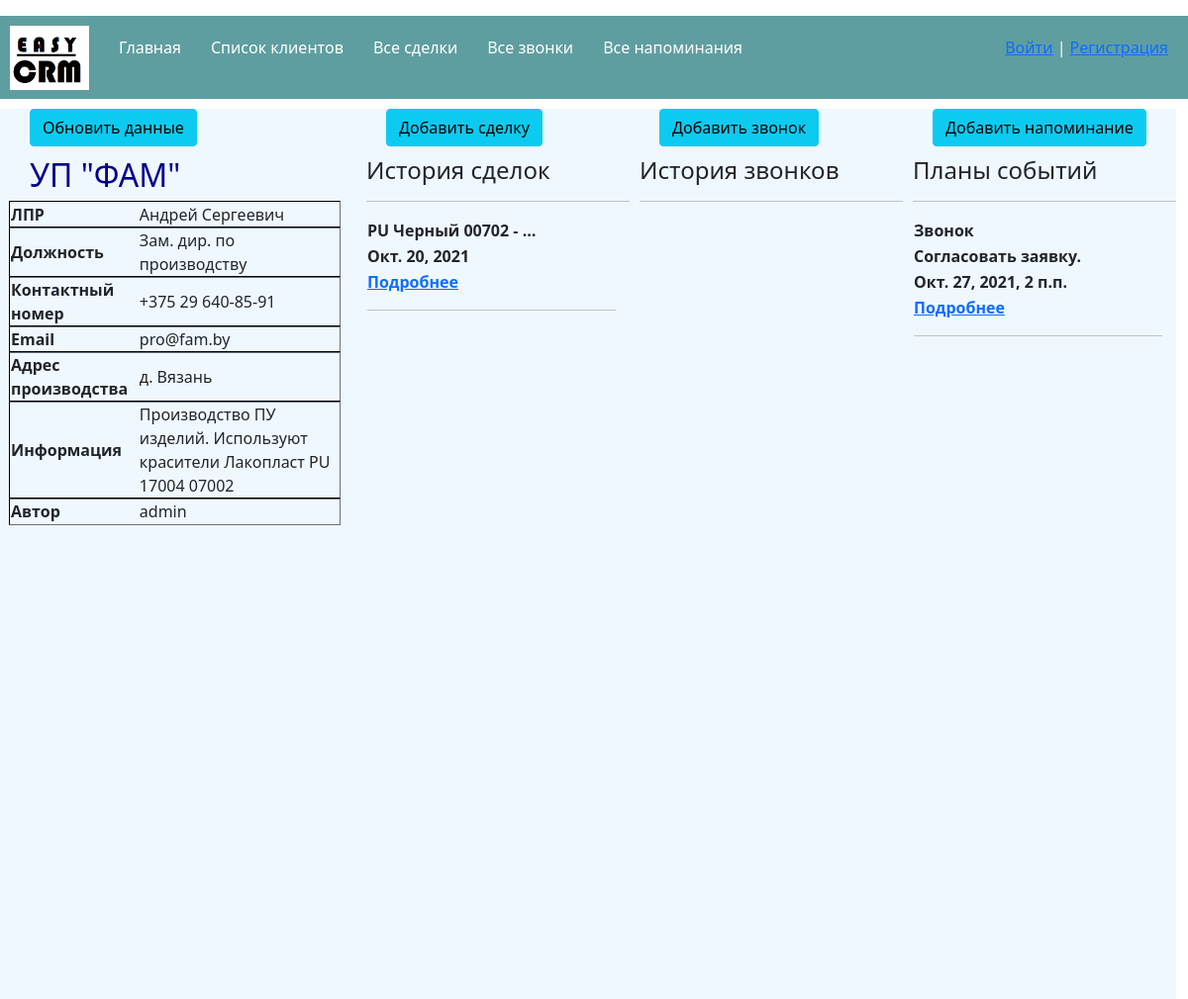
The page /detail_client/4 on the database its author committed.
### crm/models.py (models this page shows, shortened)
class Client(models.Model):
    client_name = models.CharField('Название клиента', max_length=100)
    lpr = models.CharField('ФИО ЛПР-а', max_length=150)
    position = models.CharField('Должность', max_length=100)
    tel_number = models.CharField('Телефон', max_length=100)
    email = models.EmailField('Е-мэил', blank=True)
    adress = models.CharField('Адрес', max_length=255)
    commentary = models.TextField('Коментарии')
    publish = models.DateTimeField('Дата создания', default=timezone.now)
    author = models.ForeignKey(User, on_delete=models.CASCADE,
                               related_name='user_clients')

class Deal(models.Model):
    client = models.ForeignKey(Client, related_name='deals', on_delete=models.CASCADE)
    commentary = models.TextField('Сделка')
    publish = models.DateField('Дата создания')
    author = models.ForeignKey(User, on_delete=models.CASCADE)

class Reminder(models.Model):
    client = models.ForeignKey(Client, related_name='reminders', on_delete=models.CASCADE)
    author = models.ForeignKey(User, on_delete=models.CASCADE)
    CHOISE_EVENT = (
        ('call', 'Звонок'),
        ('deal', 'Сделка'),
        ('meeting', 'Встреча'),
    )
    event_type = models.CharField(max_length=50, choices=CHOISE_EVENT)
    commentary = models.TextField('Коментарии')
    deadline = models.DateTimeField('Сроки')

### crm/views.py (the view)
# urls.py: path('detail_client/<int:pk>', views.DetailClient.as_view(), name='detailed_client'),
class DetailClient(DetailView):
    model = models.Client
    template_name = 'crm/detailed_client.html'
    context_object_name = 'client'

### crm/templates/crm/detailed_client.html (shortened to what this page needs)
{% extends 'crm/base.html' %}
{% block content  %}
    <ul1>
    <a href="{% url 'update_client' client.id %}"><li><button class="btn btn-info" type="submit">Обновить данные</button></li></a>
    </ul1><br><br>
    <table class="table1">
    <h2> {{ client.client_name}} </h2>
    <tr class="line"><th>ЛПР</th><td>{{ client.lpr}}</td></tr>
    <tr class="line"><th>Должность</th><td>{{ client.position}}</td></tr>
    <tr class="line"><th>Контактный номер</th><td>{{ client.tel_number}}</td></tr>
    <tr class="line"><th>Email</th><td>{{ client.email}}</td></tr>
    <tr class="line"><th>Адрес производства</th><td>{{ client.adress }}</td></tr>
    <tr class="line"><th>Информация</th><td>{{ client.commentary}}</td></tr>
    <tr class="line"><th>Автор</th><td>{{ client.author}}</td></tr>
    </table>
    {% endblock %}
    {% block calls %}
        <ul1>
    <a href="{% url 'create_call' %}"><li><button class="btn btn-info" type="submit">Добавить звонок</button></li></a>
    </ul1><br><br>
        <h4>История звонков</h4>
        <hr>
    {% endblock %}
    {% block deals  %}
        <ul1>
    <a href="{% url 'create_deal' %}"><li><button class="btn btn-info" type="submit">Добавить сделку</button></li></a>
    </ul1><br><br>
        <h4>История сделок</h4>
        <hr>
        <table class="table1">
    {% for el in client.deals.order_by %}
            <tr class="line1"> <th>{{ el.commentary | truncatewords:4}}</th></tr>
            <tr class="line1"> <th>{{ el.publish }}</th></tr>
            <tr class="line1"><th><a href="{% url 'detailed_deal' el.id %}"> Подробнее </a><hr></th></tr>
    {% endfor %}
        </table>
    {% endblock  %}
    {% block plans  %}
        <ul1>
    <a href="{% url 'create_reminder' %}"><li><button class="btn btn-info" type="submit">Добавить напоминание</button></li></a>
    </ul1><br><br>
        <h4>Планы событий</h4>
        <hr>
        <table class="table1">
    {% for el in client.reminders.order_by %}
            <tr class="line1"> <th>{{ el.get_event_type_display}}</th></tr>
            <tr class="line1"> <th>{{ el.commentary | truncatewords:4}}</th></tr>
            <tr class="line1"> <th>{{ el.deadline }}</th></tr>
            <tr class="line1"><th><a href="{% url 'detailed_deal' el.id %}"> Подробнее </a><hr></th></tr>
    {% endfor %}
        </table>
    {% endblock  %}

### crm/static/crm/css/base.css (style rules this page uses)
* { box-sizing: border-box }
h2 { margin-left: 20px; color: darkblue; }
.table1 { width: 95%; }
.line { margin-bottom: 22px; }
.line { outline-style: inset; outline-width: thin; }
ul1 li { color: darkslategray; float: left; padding-left: 20px; display: block; transition: transform .6s ease; }

### rows shown on the page
Client: client_name "УП \"ФАМ\"", lpr "Андрей Сергеевич", position "Зам. дир. по производству", tel_number "+375 29 640-85-91", email "pro@fam.by", adress "д. Вязань", commentary "Производство ПУ изделий. Используют красители Лакопласт PU 17004 07002", author "admin"
Deal: commentary "PU Черный 00702 - …", publish "Окт. 20, 2021"
Reminder: event_type "Звонок", commentary "Согласовать заявку.", deadline "Окт. 27, 2021, 2 п.п."
